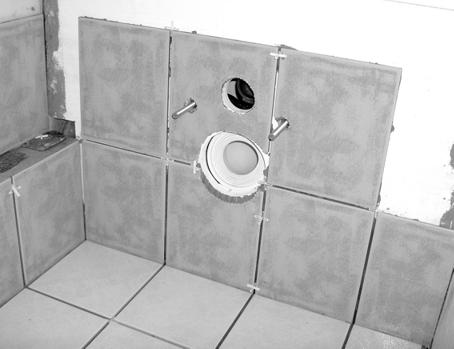
#> input picture Bima/TME6/img/carrelage_wikipedia.jpg, 454 x 349 px
$ jupyter execute --allow-errors TME6.ipynb   (older library calls are emulated)
#> lines starting #> are read from the running program, lines starting #| are printed output that depends on the picture; after the words box and inside, x2 and y2 are one past the last pixel; in counts of white or black regions, pixels touching at a corner belong together
#> further down, carrelage is the input picture: shape (349, 454); min 0, max 255, mean 183.7
### Par Youcef Benslimane, N°28715654

# Practical work 6 : Harris Corner Detector

The goal of this pratical work is to implement the Harris-Stephen's corners detector (C. Harris and M. Stephens. A combined corner and edge detector. In Proc. Fourth Alvey Vision Conference, pages 147–151, 1988).

Recall the Harris detector computes a map of corners from an image $I$:
$$
R(x,y) = \operatorname{det}(M) - k (\operatorname{trace}(M))^2, (x,y) \text{pixels}
$$
with $k\in[0.04, 0.06]$. $M$ is the auto-correlation of image $I$:
$$
M=\begin{pmatrix}
\sum_{x,y \in W} w(x,y)I_x^2 &
\sum_{x,y \in W} w(x,y)I_xI_y \\
\sum_{x,y \in W} w(x,y)I_xI_y &
\sum_{x,y \in W} w(x,y)I_y^2
\end{pmatrix}
=\begin{pmatrix}
A & B \\ C & D
\end{pmatrix}
$$
with $w(x,y)=\frac1{2\pi \sigma^2}e^{\frac{(x-x_c)^2 + (y-y_c)^2}{2\sigma^2}}$ a Gaussian mask centered on the window $W$. Partial derivatives $I_x$ and $I_y$ are estimated by one of the following kernels :
- Gradient:  $G_x = \begin{pmatrix} 0 & 0 & 0\\ 1 & 0 &-1 \\ 0 & 0 & 0 \end{pmatrix}$,
 $G_y = G_x^T$
- Prewitt: $G_x = \begin{pmatrix} 1 & 0 & -1\\ 1 & 0 &-1 \\ 1 & 0 & -1 \end{pmatrix}$,
 $G_y = G_x^T$
- Sobel: $G_x = \begin{pmatrix} 1 & 0 & -1\\ 2 & 0 &-2 \\ 1 & 0 & -1 \end{pmatrix}$,
 $G_y = G_x^T$


[cell 1]
# Load useful libraries
from PIL import Image
import matplotlib.pyplot as plt
import numpy as np
import scipy.signal

# Useful functions
def gaussianKernel(sigma):
    N = np.int(np.ceil(3*sigma))
    x = y = np.linspace(np.int(-3*sigma),np.int(3*sigma),2*N+1)
    X,Y = np.meshgrid(x,y)
    noyau = np.exp(-(X*X+Y*Y)/(2*sigma*sigma))
    return noyau/noyau.sum()

[cell 2]
#Old functions

# [46 lines left out: functions niceDisplay14, imagePad, not called in this run]

# The following function retrieves the spatial derivatives
#Ix and Iy and The gradient norm from an Image I
# Used in TME 5
def SobelPartOne(I):
    sobelX = np.array([[1,0,-1],[2,0,-2],[1,0,-1]])
    sobelY = np.array([[1,2,1],[0,0,0],[-1,-2,-1]])

    horizontal = scipy.signal.convolve2d(I,sobelX, mode='same')
    vertical = scipy.signal.convolve2d(I,sobelY, mode='same')

    #Compute the gradient
    gradient = np.sqrt(horizontal**2 + vertical**2)

    return horizontal, vertical, gradient

# [8 lines left out: function imshow, not called in this run]

## Exercise 1: Harris response calculation

1) Write a function `computeR(I, scale, kappa)` that returns the Harris response $R$ from an image $I$ and a scale $scale$. You will use 5 steps:
- Computation of the directionnal derivate $I_x$ and $I_y$. Use the Sobel kernel.
- Computation of the products $I_x^2$, $I_y^2$, $I_x.I_y$.
- Computation of the convolution of $I_x^2$, $I_y^2$ and $I_x.I_y$ by a gaussian kernel of size N (use given function `gaussianKernel()`)
- Computation of $\operatorname{det}(M(x,y))$ and $\operatorname{trace}(M(x,y))$ for each pixel
- Computation of $R(x,y) = \operatorname{det}(M(x,y)) - k.(\operatorname{trace}(M(x,y)))^2$. You can use $k = 0.04$.

 You can compute the convolutions by using the ```scipy.signal.convolve2d``` function.

[cell 3]
def computeR(image,scale,kappa):
    """ Array[n, m]*float*float->Array[n, m]
    """
    #Step 1
    Ix, Iy, grad = SobelPartOne(image)

    #Step 2
    Ix2 = Ix**2
    Iy2 = Iy**2
    IxIy = Ix*Iy

    #Step 3
    sigma = (scale - 1)/6

    gaussian_N = gaussianKernel(sigma)
    convolved_Ix2 = scipy.signal.convolve2d(Ix2, gaussian_N, mode = 'same')
    convolved_Iy2 = scipy.signal.convolve2d(Iy2, gaussian_N, mode = 'same')
    convolved_IxIy= scipy.signal.convolve2d(IxIy, gaussian_N, mode = 'same')

    #Step 4
    det_M = convolved_Ix2 * convolved_Iy2 - convolved_IxIy**2 # det = ad - bc
    trace_M = convolved_Ix2 + convolved_Iy2 # trace = a + d

    #Step 5
    R = det_M - kappa * trace_M**2

    return R

2) Write a script that displays the Harris response for the image ```img/house2.png``` along with the original image. Use a gaussian window of size $W=15$ pixels.

#> (a cell that did not finish here is left out)

3) Write in a few lines an interpretation of the results, explaining how the Harris response allows to detect and discriminate homogeneous areas, edges and corners.

The Harris detector just maps a non-significant value onto homogenous areas, whereas edges are shown with a negative hue. The most important data are the corner locations, that are punctually emphasized in white.
It is worth mentioning the outliers that loom on the corners of the display field. These are linked to the zero-padding policy used to convolve the filters with the original image. The strong gradients between the artificial null values and the sky's light surface are misinterpreted as additional edges around the display field, and Harris' algorithm states that edge intersections shall always be recognised as corners.
But it's also worth to notice that no false detections were made apart from that.

## Exercise 2 : Harris corner detector
From the Harris response calculated at exercise 1, we will write all the functions needed for the Harris detector. Write the following functions:

1) A function `thresholdR(R, thres)` that calculates and returns the binary thresholding $R_b$ of the response $R$ according to the threshold $thres$

[cell 5]
def thresholdR(R, thres):
    """ Array[n, m] * float -> Array[n, m]
    """
#> called with thres = 10000000
    Rb = np.where(R>thres, 1, 0)
#> Rb: shape (349, 454) int64; values 0 (black) and 1 (white), 6.7% white; 59 white regions (10 under 20 px), largest, box (x1, y1, x2, y2) and area: (216, 113, 294, 204) 1553, (21, 103, 88, 151) 1209, (219, 74, 258, 116) 1009
    return Rb

2) A function `Rnms(R, Rbin)` that performs a non-maximum supression from the response $R$ and the binarized response $R_{bin}$. It returns the image $R_{locmax}$ (same size as $R$) =1 where $R_{bin}=1$ and the pixel has a greater value $R$ than its 8 nearest neighbors.

**Bonus**: Write a faster version of the script using Numpy function `np.roll()`.

[cell 6]
# [9 lines left out: function rnms, not called in this run]

[cell 7]
def rnms_with_roll(R, Rbin):
    R_LocMax = np.zeros(R.shape)

    # computing 1-px shifts in all four directions
    R_bottom = np.roll(R,1,axis=0)
    R_top = np.roll(R,-1,axis=0)
    R_left = np.roll(R,1,axis=1)
    R_right = np.roll(R,-1,axis=1)

    # generating True-False matrices
    Mb = R>R_bottom
#> Mb: shape (349, 454) bool; 48.2% white; 137 white regions (66 under 20 px), largest, box (x1, y1, x2, y2) and area: (0, 192, 369, 348) 18390, (0, 32, 440, 154) 15425, (89, 82, 454, 231) 14150
    Mt = R>R_top
#> Mt: shape (349, 454) bool; 45.9% white; 145 white regions (71 under 20 px), largest, box (x1, y1, x2, y2) and area: (0, 5, 454, 349) 52499, (32, 232, 246, 339) 5773, (365, 238, 454, 329) 2182
    Ml = R>R_left
#> Ml: shape (349, 454) bool; 47.4% white; 154 white regions (73 under 20 px), largest, box (x1, y1, x2, y2) and area: (37, 0, 299, 349) 22489, (260, 40, 402, 349) 14504, (0, 0, 92, 349) 10926
    Mr = R>R_right
#> Mr: shape (349, 454) bool; 46.6% white; 159 white regions (72 under 20 px), largest, box (x1, y1, x2, y2) and area: (86, 0, 361, 349) 26299, (1, 0, 159, 349) 19301, (337, 48, 436, 349) 7699
    Mbin = Rbin==1

    M = Mb & Mt & Ml & Mr & Mbin
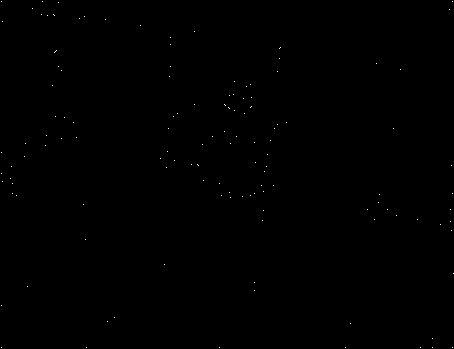
#> M: shape (349, 454) bool; 0.09% white in thin lines or dots
    R_LocMax = np.where(M==True, 1, 0)
#> R_LocMax: shape (349, 454) int64; values 0 (black) and 1 (white), 0.09% white in thin lines or dots

    return R_LocMax

3) Write a function ``cornerDetector(image, scale, kappa, thresh)`` that returns an array of the same size as the image. The array takes two values: 1 where a corner is detected and 0 elsewhere.

[cell 8]
def cornerDetector(image, sigma, kappa, thres):
    R = computeR(image,sigma,0.04)
    Rbin = thresholdR(R, thres)
    #R_LocMax = rnms(R,Rbin)
    R_LocMax = rnms_with_roll(R, Rbin)

    return R_LocMax

#> (a cell that did not finish here is left out)

4 ) Display the detected corners on the original image for the image ```img/house2.png```. Each detected corner will be displayed as a small red disk. You can use the functions ```np.nonzero()``` and ```plt.scatter()``` to that purpose.

#> (a cell that did not finish here is left out)

5) Evaluate the performances of the corner detector. Try to find good values for Sigma and Threshold.

To find good values for Sigma and Threshold, We tried different values for both and narrowed it down to $\sigma$ = 2.1 and Threshold = $10^6$ as they seemed to be the values that give the best results.

We noticed that higher threshold values than $10^6$ made the detector less precise ( data loss ), and lower threshold values gave us false detections.

## Exercise 3 : Properties of Harris corner detector

The goal of this exercice is to study some invariance properties of Harris detector.

1) Write a script that detects the corners on the images ```img/toyHorse1.png``` and ```img/toyHorse2.png``` with a scale of 15 and appropriate threshold value. Display the detected corners on the images.

#> (a cell that did not finish here is left out)

2) What are the dynamic ranges of these two images ?

#> (a cell that did not finish here is left out)

3) What are the transformations beetween the two images ?

Rotation!
In the second image, the object is rotated. We also notice that there is a difference in brightness.

4) Using a fixed threshold, is the detection invariant to rotation ? To affine transformation of brightness ?

As seen during the lecture and the tutorial work, theoretically, Harris Corner Detector is invariant to rotation.
These two images (ToyHorse 1&2) do not prove the contrary since we haven't rotated the actual image but the object in real life. In other terms, there is no way that we could obtain ToyHorse1 from ToyHorse2 (and vice-versa).
So in conclusion, this experiment doesn't prove or not that the detection is invariant to rotation.

However, we notice that the detection is better in the first image due to it being brighter! More brightness = Edges are sharper.

#> (a cell that did not finish here is left out)

[cell 14]
#carrelage_wikipedia image
carrelage = np.array(Image.open('img/carrelage_wikipedia.jpg'))
carrelagecorner = cornerDetector(carrelage,15,0.04,1e7)

y,x = np.nonzero(carrelagecorner)
#> y = 135 values from 1 to 347; x = 135 values, max 453 at index 119, min 1 at index 0, mean 204.1
plt.figure(figsize = (10,10))
plt.imshow(carrelage)
plt.scatter(x, y, c='yellow')
plt.show()

[cell 15]
#Jussieu_wikipedia image
jussieu = np.array(Image.open('img/Jussieu_wikipedia.jpg'))
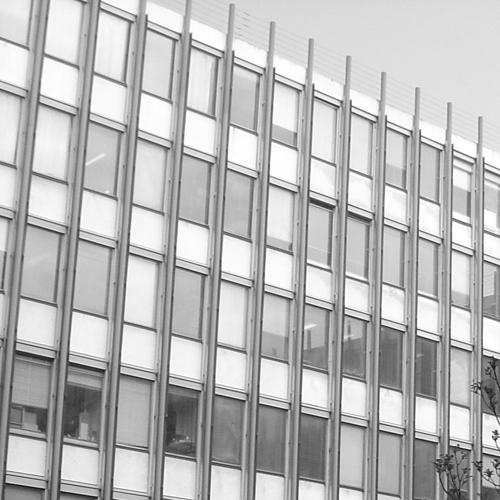
#> input picture Bima/TME6/img/Jussieu_wikipedia.jpg, 500 x 500 px
#> jussieu is the input picture: shape (500, 500); min 10, max 255, mean 185
jussieucorner = cornerDetector(jussieu,15,0.04,2e8)
#> call 2 of computeR, with scale = 15, kappa = 0.04
#> in computeR (call 2), `convolved_IxIy= scipy.signal.convolve2d(IxIy, gaussian_N, mode = 'same')`:
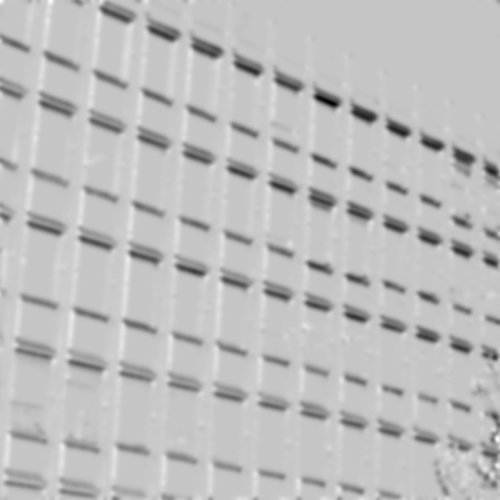
#> convolved_IxIy: shape (500, 500) float64; min -53770.5, max 15677.6, mean -2076; drawn with min black and max white
#> in computeR (call 2), `trace_M = convolved_Ix2 + convolved_Iy2`:
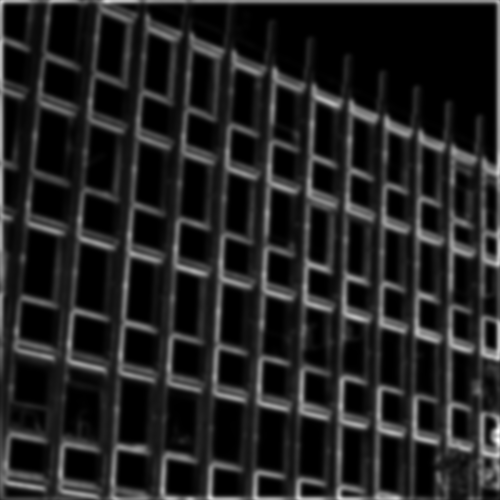
#> trace_M: shape (500, 500) float64; min 7.23e-06, max 227620.8, mean 31428.5; drawn with min black and max white
#> in computeR (call 2), `R = det_M - kappa * trace_M**2`:
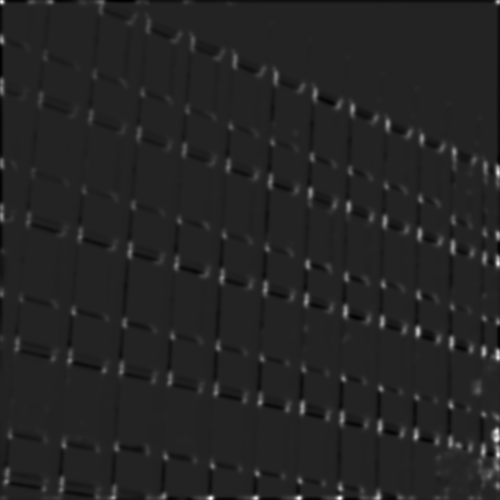
#> R: shape (500, 500) float64; min -1.2e+09, max 7.46e+09, mean 43910716.9; drawn with min black and max white
#> call 2 of thresholdR, with thres = 200000000
#> in thresholdR (call 2), `Rb = np.where(R>thres, 1, 0)`:
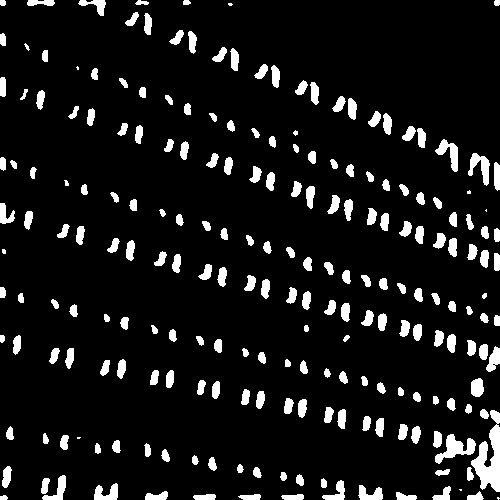
#> Rb: shape (500, 500) int64; values 0 (black) and 1 (white), 8.9% white; 217 white regions (8 under 20 px), largest, box (x1, y1, x2, y2) and area: (471, 410, 500, 492) 1169, (435, 434, 476, 464) 526, (468, 153, 490, 186) 344
#> in rnms_with_roll (call 2), `Mb = R>R_bottom`:
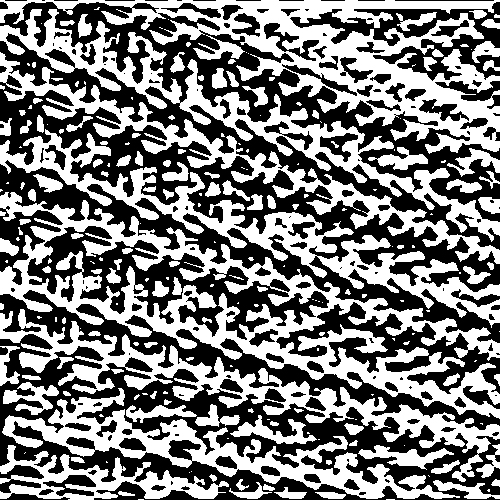
#> Mb: shape (500, 500) bool; 48.9% white; 217 white regions (98 under 20 px), largest, box (x1, y1, x2, y2) and area: (0, 192, 500, 419) 24580, (0, 0, 500, 154) 20854, (0, 129, 500, 328) 12969
#> in rnms_with_roll (call 2), `Mt = R>R_top`:
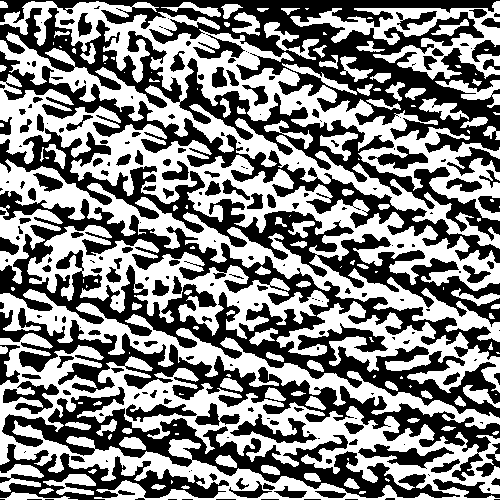
#> Mt: shape (500, 500) bool; 51.1% white; 227 black regions (107 under 20 px), largest, box (x1, y1, x2, y2) and area: (0, 191, 500, 418) 24580, (0, 0, 500, 153) 20685, (0, 128, 500, 327) 12969
#> in rnms_with_roll (call 2), `Ml = R>R_left`:
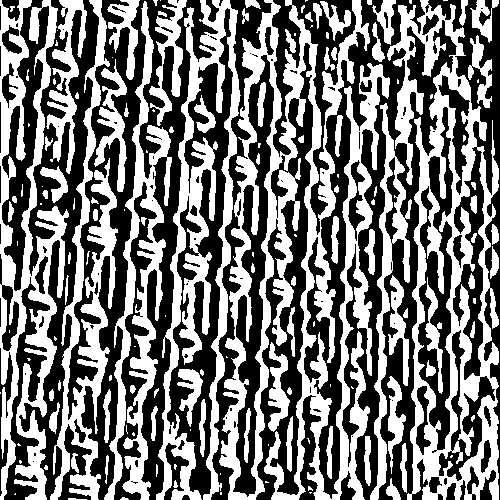
#> Ml: shape (500, 500) bool; 46.4% white; 151 white regions (62 under 20 px), largest, box (x1, y1, x2, y2) and area: (219, 0, 390, 500) 28702, (387, 0, 499, 500) 19469, (0, 0, 69, 500) 13084
#> in rnms_with_roll (call 2), `Mr = R>R_right`:
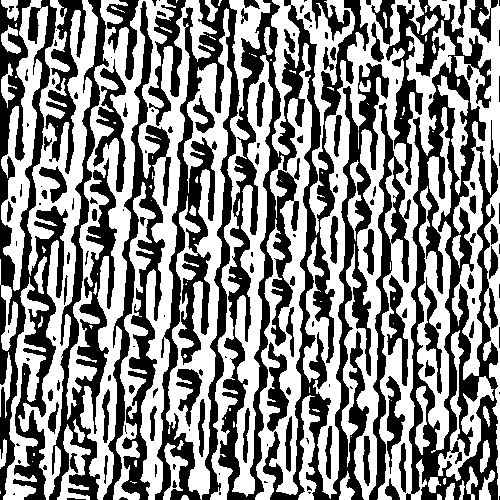
#> Mr: shape (500, 500) bool; 53.5% white; 157 black regions (67 under 20 px), largest, box (x1, y1, x2, y2) and area: (218, 0, 389, 500) 28761, (386, 0, 498, 500) 20322, (0, 0, 68, 500) 12953

y,x = np.nonzero(jussieucorner)
#> y = 335 values from 1 to 498; x = 335 values, max 498 at index 3, min 1 at index 0, mean 263.6
plt.figure(figsize = (10,10))
plt.imshow(jussieu)
plt.scatter(x, y, c='yellow')
plt.show()
